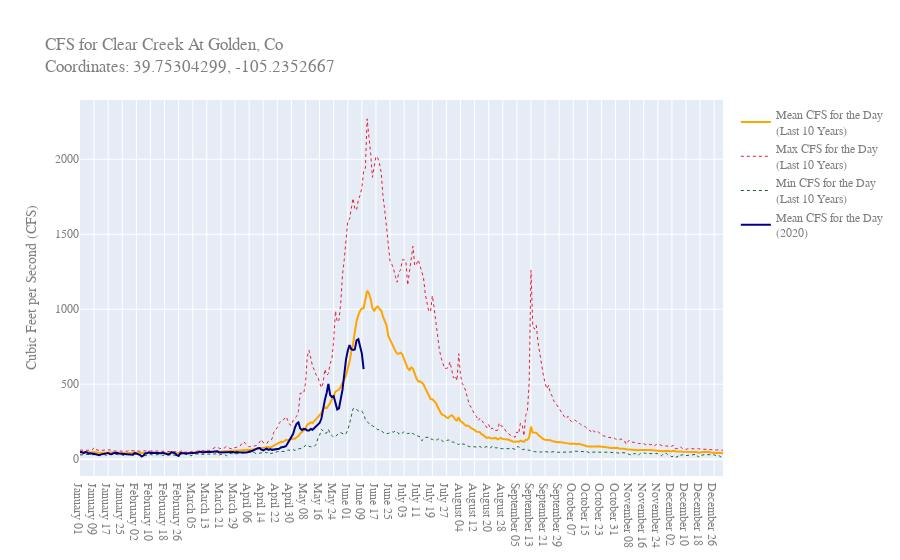

Notebook code cell kept with this figure:
### Code cell
import plotly.graph_objects as go
fig = go.Figure()

fig.add_trace(go.Scatter(x=his_cfs_df['new_day'], y=his_cfs_df['mean_cfs'], name='Mean CFS for the Day<br>(Last {} Years)'.format(years),
                         line=dict(color='orange', width=2)))

fig.add_trace(go.Scatter(x=max_cfs_df['new_day'], y=max_cfs_df['max_cfs'], name='Max CFS for the Day<br>(Last {} Years)'.format(years),
                         line=dict(color="rgb(231, 29, 53)", width=1, dash='dot')))

fig.add_trace(go.Scatter(x=min_cfs_df['new_day'], y=min_cfs_df['min_cfs'], name='Min CFS for the Day<br>(Last {} Years)'.format(years),
                         line=dict(color="rgb(30, 100, 46)", width=1, dash='dot')))

fig.add_trace(go.Scatter(x=rec_cfs_df['new_day'], y=rec_cfs_df['mean_cfs'], name='Mean CFS for the Day<br>(2020)',
                         line=dict(color="navy", width=2)))

fig.update_layout(
    title_text="CFS for {}<br>Coordinates: {}, {}".format(site_name.title(), lat, lon),
    font=dict(family='Courier New, monospace', size=12, color='#7f7f7f'),
    yaxis_title="Cubic Feet per Second (CFS)"
)
fig.show()

### Figure 1 — Plotly figure (JSON) as saved in the notebook; plotly's stock layout.template omitted (floating-point values rounded to 4 significant figures; data arrays with more than 128 entries replaced by an {"elided": "..."} marker saying what was removed)
{"data": [{"line": {"color": "orange", "width": 2}, "name": "Mean CFS for the Day<br>(Last 10 Years)", "type": "scatter", "x": {"elided": "366 str values"}, "y": {"elided": "366 float values"}}, {"line": {"color": "rgb(231, 29, 53)", "dash": "dot", "width": 1}, "name": "Max CFS for the Day<br>(Last 10 Years)", "type": "scatter", "x": {"elided": "366 str values"}, "y": {"elided": "366 int values"}}, {"line": {"color": "rgb(30, 100, 46)", "dash": "dot", "width": 1}, "name": "Min CFS for the Day<br>(Last 10 Years)", "type": "scatter", "x": {"elided": "366 str values"}, "y": {"elided": "366 int values"}}, {"line": {"color": "navy", "width": 2}, "name": "Mean CFS for the Day<br>(2020)", "type": "scatter", "x": {"elided": "162 str values"}, "y": {"elided": "162 int values"}}], "layout": {"font": {"color": "#7f7f7f", "family": "Courier New, monospace", "size": 12}, "title": {"text": "CFS for Clear Creek At Golden, Co<br>Coordinates: 39.75304299, -105.2352667"}, "yaxis": {"title": {"text": "Cubic Feet per Second (CFS)"}}}}
